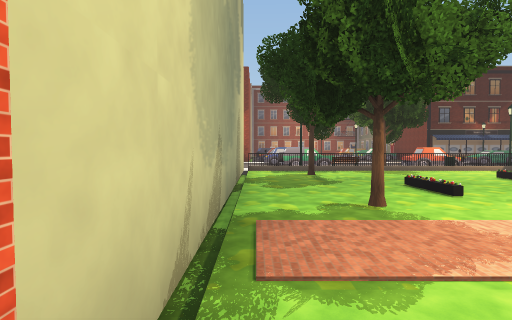
[1] (above)

13 first-person views from a walk through a Unity game level. The camera is 1.4 m above the floor, tilts 2° down and sees 80° across. Doors are open. The floor is counted in squares, 2 m on a side. Each view is taken from the middle of a square. On the plan, view 1 faces up. The plan holds only what a view shows up to about 10 squares ahead; the rest is blank. The place goes on beyond the plan. The player character is not drawn.

[2]
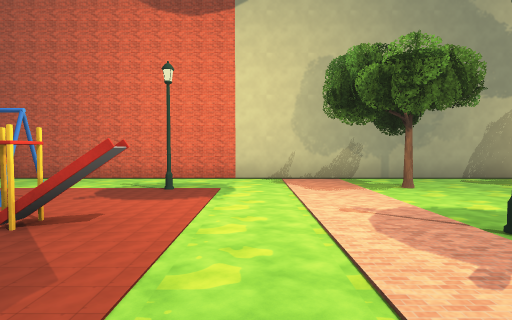

[3]
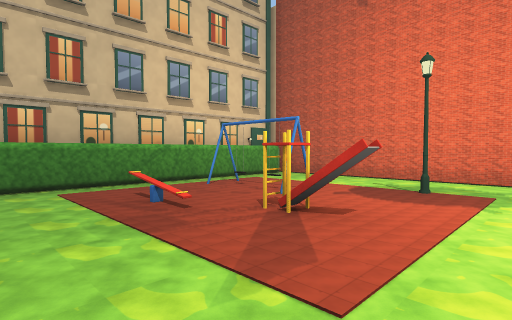

[4]
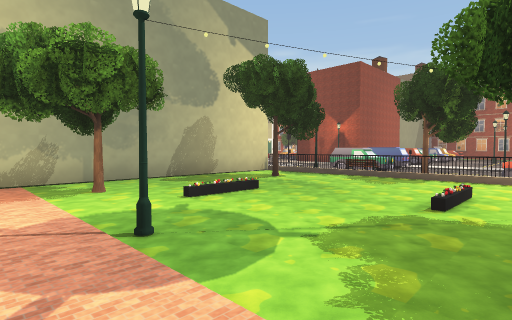

[5]
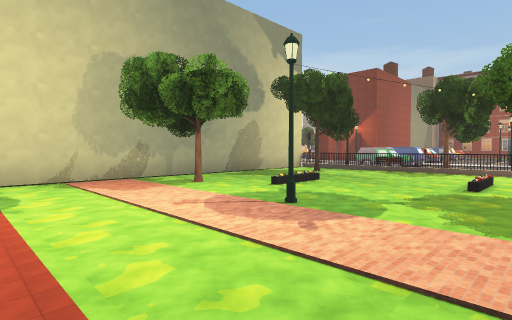

[6]
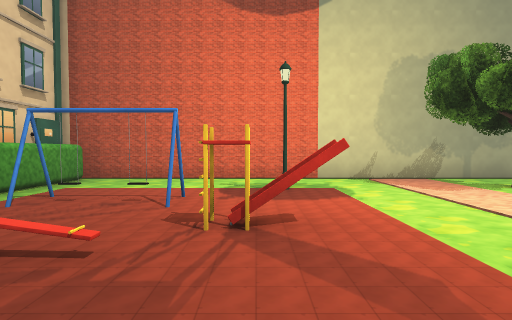

[7]
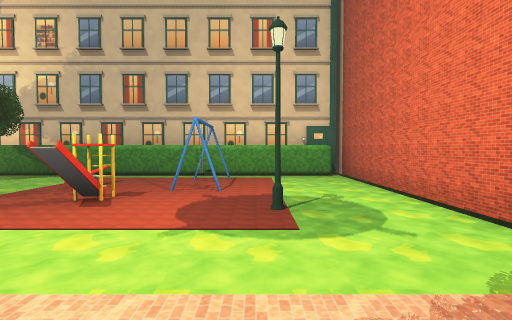

[8]
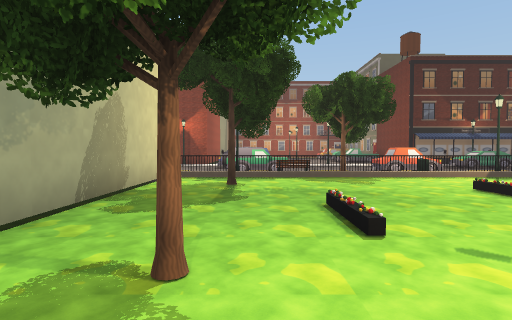

[9]
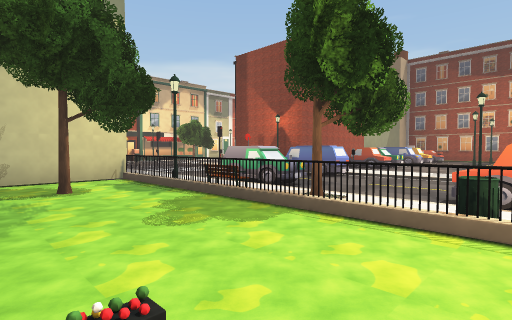

[10]
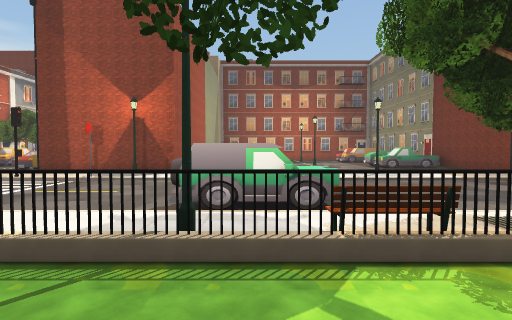

[11]
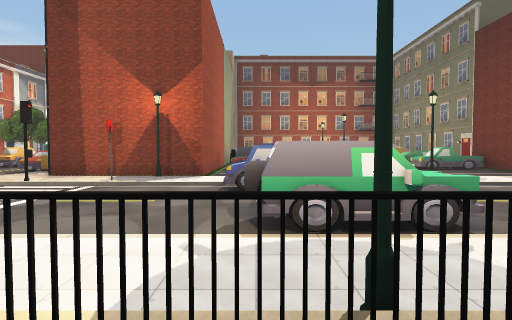

[12]
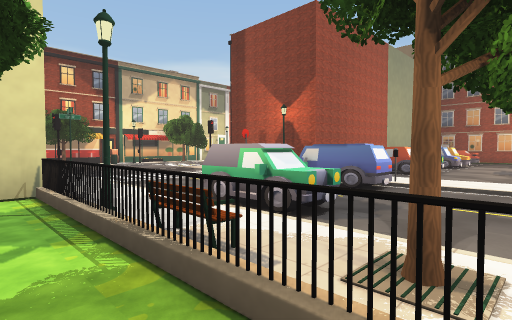

[13]
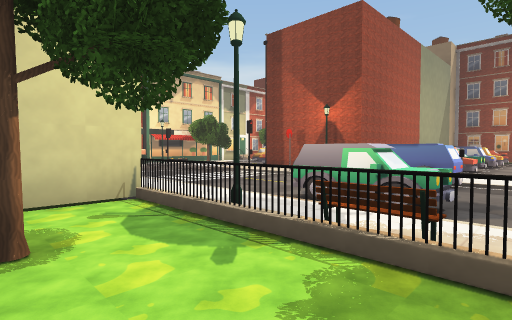

### Floor plan
Key: @ floor where view 1 was taken; # wall or solid block; x gap in a wall; . main floor; - floor 0.25 m lower than the main floor; / step, stairs or slope; = window, fence, low wall or low ledge; ^ raised ledge; O other object.
Columns run from 6 left of view 1 to 7 right of it. Each row starts with its distance up from view 1.
 21          ..
 20         x..
 19      #/##..
 18 /.   #/ ...
 17 /.##OO/ ...O..
 16  .....# ......
 15   ..---OO-----
 14   ------------
 13  ------------
 12  ------O#^--##
 11    ........#..
 10      ##OOO##x#
  9      #/.......
  8      #/#......
  7      #/...../.
  6      #/../../.
  5      #/../....
  4      #/#......
  3      #/...O...
  2      #/.......
  1      #/.......
  0      #@.O.....
 -1      #/.O.^...
 -2      #/..#....
 -3      #/....=..
 -4      #/.......
 -5      #########

Where each view was taken, in squares from view 1:
view 1: 0 up, 0 right, facing up
view 2: 1 up, 7 right, facing left
view 3: 1 up, 7 right, facing down-left
view 4: 2 up, 7 right, facing up-left
view 5: 0 up, 7 right, facing up-left
view 6: 1 down, 7 right, facing left
view 7: 3 up, 2 right, facing down
view 8: 2 up, 2 right, facing up
view 9: 7 up, 7 right, facing up-left
view 10: 8 up, 2 right, facing up
view 11: 9 up, 1 right, facing up
view 12: 9 up, 5 right, facing up-left
view 13: 8 up, 4 right, facing up-left
